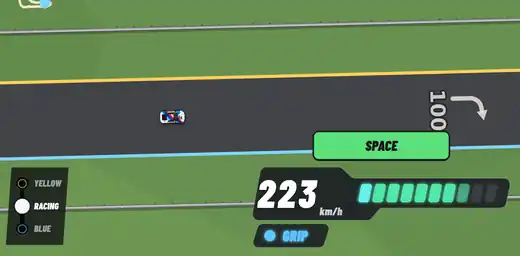
#> input picture art/interface/comment-jouer/clavier-frein-en.webp, 520 x 256 px; its folder holds 4 pictures in this run
$ python comment-jouer.py
#> lines starting #> are read from the running program, lines starting #| are printed output that depends on the picture
"""Les animations de « Comment jouer » du jeu web (art/interface/comment-jouer, des WebP animés à
12 images par seconde) pour Godot, qui ne lit pas les WebP animés : chaque image en WebP, toutes
à la suite dans un .bin, et leurs tailles et leurs durées dans un .json à côté. Le jeu ne décode que
l'image affichée, comme le navigateur : 65 images décodées d'avance prendraient 34 Mo par animation.

    python3 godot/outils/comment-jouer.py
"""
import glob, io, json, os, struct
from PIL import Image

RACINE = os.path.join(os.path.dirname(__file__), '..', '..')
SOURCE = os.path.join(RACINE, 'art', 'interface', 'comment-jouer')
CIBLE = os.path.join(RACINE, 'godot', 'donnees', 'comment-jouer')


def durees(chemin):
    b = open(chemin, 'rb').read()
    i, d = 12, []
    while i < len(b):
        tag, n = b[i:i + 4], struct.unpack('<I', b[i + 4:i + 8])[0]
        if tag == b'ANMF':
            p = b[i + 8:i + 24]
            d.append(p[12] | (p[13] << 8) | (p[14] << 16))
        i += 8 + n + (n & 1)
    return d


os.makedirs(CIBLE, exist_ok=True)
for chemin in sorted(glob.glob(os.path.join(SOURCE, '*.webp'))):
    nom = os.path.splitext(os.path.basename(chemin))[0]
    im = Image.open(chemin)
#> im is the input picture: PIL image 520x256 RGBA; mean R, G, B, A 91.3, 120, 81.8, 255
    tailles, blob = [], b''
    for i in range(im.n_frames):
        im.seek(i)
        f = io.BytesIO()
        im.convert('RGB').save(f, 'WEBP', quality=82, method=6)
        tailles.append(len(f.getvalue()))
        blob += f.getvalue()
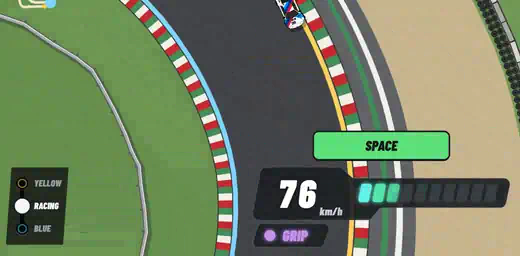
#> im: PIL image 520x256 RGBA; mean R, G, B, A 113.6, 128.2, 96, 255
#> after the loop, tailles = 65 values, max 10860 at index 56, min 6576 at index 1, mean 9240.9
    open(os.path.join(CIBLE, nom + '.bin'), 'wb').write(blob)
    json.dump({'largeur': im.size[0], 'hauteur': im.size[1], 'tailles': tailles, 'durees': durees(chemin)},
              open(os.path.join(CIBLE, nom + '.json'), 'w'))
    print(nom, im.n_frames, 'images', len(blob) // 1024, 'Ko')
#| clavier-frein-en 65 images 586 Ko
#> pass 2 of the loop `for chemin in sorted(glob.glob(os.path.join(SOURCE, '*.webp'))):`:
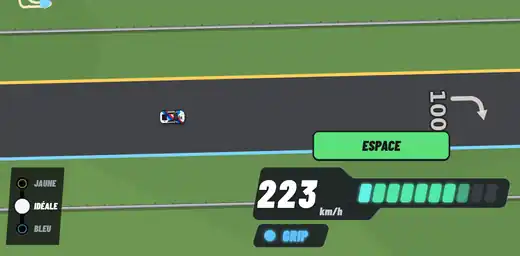
#> input picture art/interface/comment-jouer/clavier-frein-fr.webp, 520 x 256 px
#> im is the input picture: PIL image 520x256 RGBA; mean R, G, B, A 91.4, 120.2, 81.9, 255
#> after the loop `for i in range(im.n_frames):`:
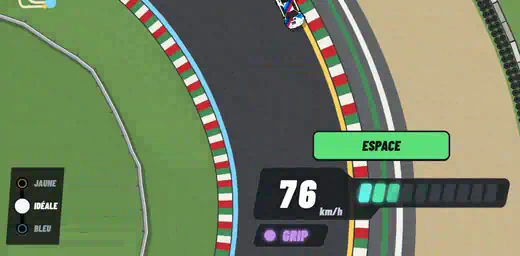
#> im: PIL image 520x256 RGBA; mean R, G, B, A 113.7, 128.4, 96, 255
#> after the loop `for i in range(im.n_frames):`: tailles = 65 values, max 10896 at index 56, min 6614 at index 0, mean 9276.6
#| clavier-frein-fr 65 images 588 Ko
#> pass 3 of the loop `for chemin in sorted(glob.glob(os.path.join(SOURCE, '*.webp'))):`:
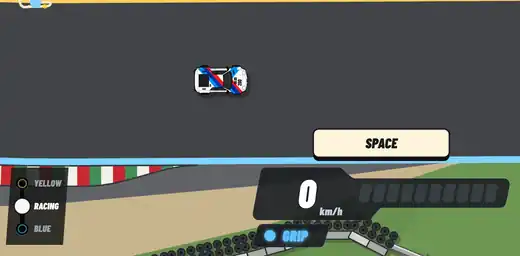
#> input picture art/interface/comment-jouer/clavier-gaz-en.webp, 520 x 256 px
#> im is the input picture: PIL image 520x256 RGBA; mean R, G, B, A 90, 94, 87.5, 255
#> after the loop `for i in range(im.n_frames):`:
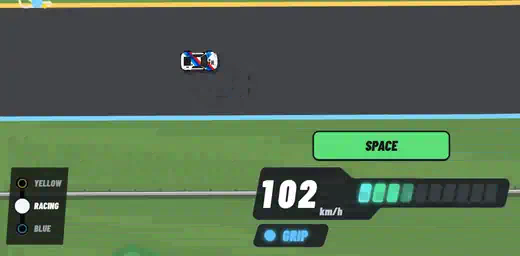
#> im: PIL image 520x256 RGBA; mean R, G, B, A 85.5, 107.7, 80.7, 255
#> after the loop `for i in range(im.n_frames):`: tailles = 42 values, max 8880 at index 9, min 5624 at index 39, mean 6682
#| clavier-gaz-en 42 images 274 Ko
#> the loop made 4 passes; the first 3 are shown
